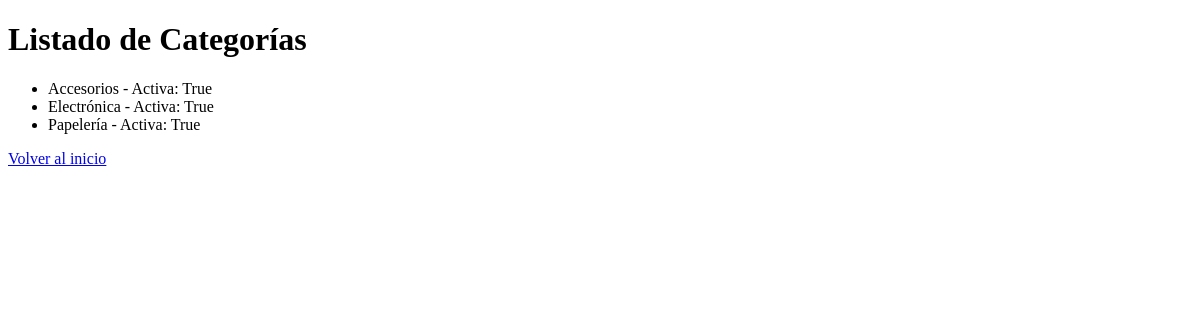
/catalogos/categorias/, run on an earlier commit of the app's database.
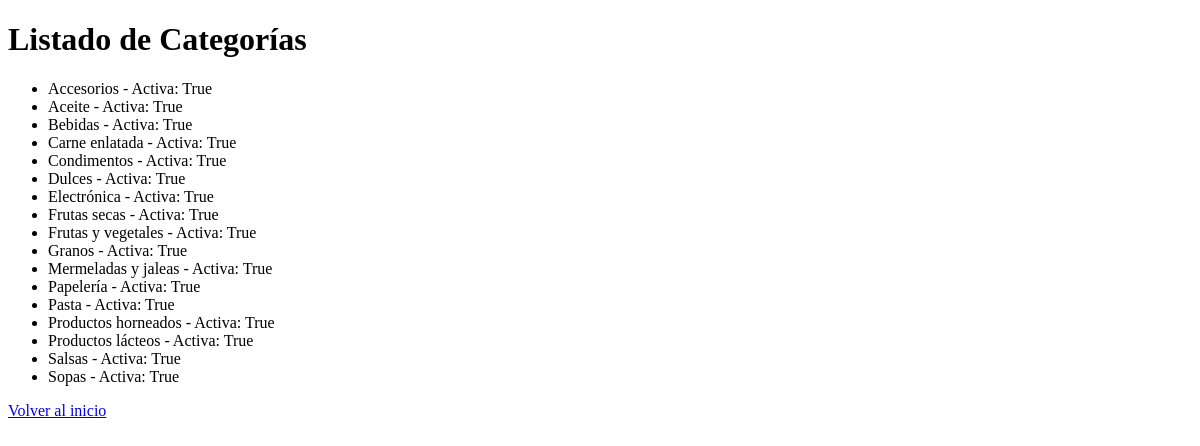
And on a later commit of the database.
### catalogos/models.py (models this page shows, shortened)
class Categoria(models.Model):
    nombre = models.CharField(max_length=100, unique=True)
    descripcion = models.TextField(blank=True, null=True)
    activo = models.BooleanField(default=True)
    class Meta:
        verbose_name = "Categoría"
        verbose_name_plural = "Categorías"
        ordering = ['nombre']

### catalogos/views.py (the view)
# urls.py: path('categorias/', lista_categorias, name='lista_categorias'),
def lista_categorias(request):
    categorias = Categoria.objects.all()
    return render(request, 'catalogos/lista_categorias.html', {'categorias': categorias})

### templates/catalogos/lista_categorias.html (shortened to what this page needs)
<!DOCTYPE html>
<html lang="es">
<head>
</head>
<body>
    <h1>Listado de Categorías</h1>
    <ul>
        {% for categoria in categorias %}
            <li>{{ categoria.nombre }} - Activa: {{ categoria.activo }}</li>
        {% empty %}
            <li>No hay categorías registradas.</li>
        {% endfor %}
    </ul>
    <a href="/">Volver al inicio</a>
</body>
</html>

What changed in the data, as far as the page shows it:
added Categoria: nombre "Aceite", activo "True"
added Categoria: nombre "Bebidas", activo "True"
added Categoria: nombre "Carne enlatada", activo "True"
added Categoria: nombre "Condimentos", activo "True"
added Categoria: nombre "Dulces", activo "True"
added Categoria: nombre "Frutas secas", activo "True"
added Categoria: nombre "Frutas y vegetales", activo "True"
added Categoria: nombre "Granos", activo "True"
added Categoria: nombre "Mermeladas y jaleas", activo "True"
added Categoria: nombre "Pasta", activo "True"
added Categoria: nombre "Productos horneados", activo "True"
added Categoria: nombre "Productos lácteos", activo "True"
added Categoria: nombre "Salsas", activo "True"
added Categoria: nombre "Sopas", activo "True"
